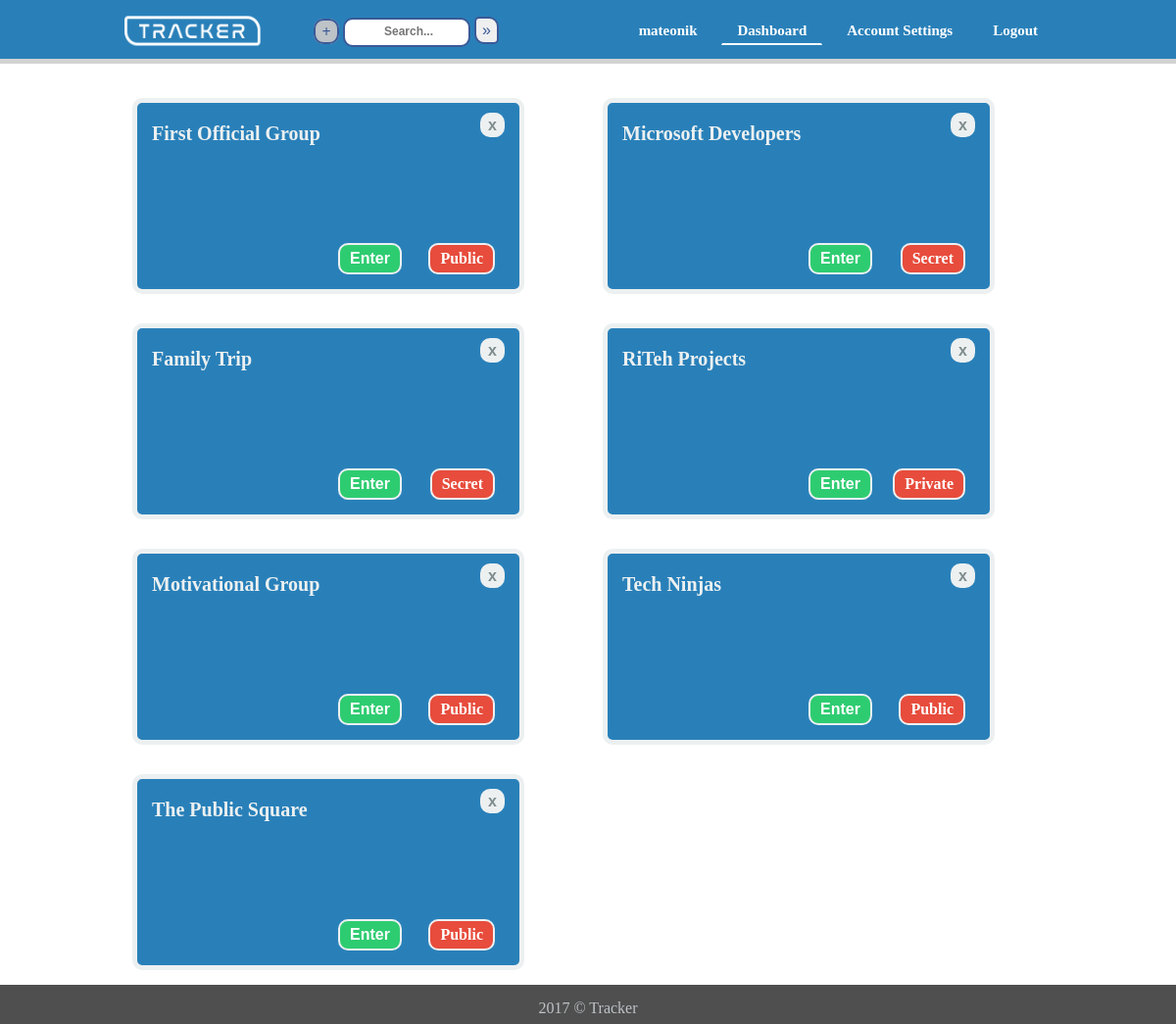
/pages/homepage.php (signed in), run on the app's committed database.
### tables this page shows
CREATE TABLE `_group` (
  `id_group` int(11) NOT NULL,
  `group_name` varchar(255) NOT NULL,
  `password` varchar(255) DEFAULT NULL,
  `description` varchar(255) DEFAULT NULL,
  `created_date` date NOT NULL,
  `group_type` int(11) NOT NULL DEFAULT '3'
);

### pages/homepage.php (the view, shortened to what this page needs)
<?php include ("../includes/header_inc.php"); ?>
<section class="Body">
    <div id="wrapper">
        <div class="separatorBox">
            <?php
            $currUser = $_SESSION['username'];
            $getCurrUserID = " SELECT * FROM user WHERE username = '$currUser' ";
            $getCurrUserIDqueryRun = mysqli_query($connect, $getCurrUserID);
            while($row  = mysqli_fetch_array($getCurrUserIDqueryRun, MYSQLI_BOTH)) {
                $id_user = $row['id_user'];
            }
            $groupIDs = " SELECT * FROM user_group_membership WHERE id_user = '$id_user'  ";
            $groupIDsQueryRun = mysqli_query($connect, $groupIDs);
            while($row  = mysqli_fetch_array($groupIDsQueryRun, MYSQLI_BOTH)) {
                $id_group = $row['id_group'];
                $groupInfo = " SELECT * FROM _group WHERE id_group = '$id_group' ";
                $groupInfoQueryRun = mysqli_query ($connect, $groupInfo);
                while($row  = mysqli_fetch_array($groupInfoQueryRun, MYSQLI_BOTH)) {
                    $groupName = $row['group_name'];
                    $groupType = $row['group_type'];
                    if ($groupType == '1') {
                        $groupType = 'Secret';
                    }
                    if ($groupType == '2') {
                        $groupType = 'Private';
                    }
                    if ($groupType == '3') {
                        $groupType = 'Public';
                    }
                    echo ' <div class="groupCL"><div class="groupCard"> <h2> '.$groupName.' </h2><h4> '.$groupType.' </h4>
                    <div id="enterGroup">
                        <form action="../pages/groupView.php" method="GET">
                            <input type="submit" name="viewGroup'.$id_group.'" value="Enter">
                        </form>
                    </div>
                    <div id="exitGroup">
                        <form action="../pages/exitGroup.php" method="GET">
                            <input type="submit" name="exitGroup'.$id_group.'" value="x">
                        </form>
                    </div>
                     </div></div> ';
                }
            }
             ?>
         </div>
    </div>
</section>
<?php include ("../includes/footer_inc.php"); ?>

### css/headerFooter.css (style rules this page uses)
* { margin: 0; padding: 0; box-sizing: border-box; }
#wrapper { width: 960px; margin: 0 auto; }
section.Body { margin-top: 85px; }

### css/homepage.css (style rules this page uses)
.groupCL { margin: 0 20px 0 0; flex: 1; }
.separatorBox { display: flex; flex-direction: row; align-items: center; justify-content: center; flex-wrap: wrap; }
.groupCard { background: #2980b9; padding: 20px 15px; border: 5px solid #ecf0f1; border-radius: 10px; margin: 15px; width: 400px; height: 200px; color: #ecf0f1; position: relative; }
.groupCard h4 { position: absolute; bottom: 5px; right: 15px; background: #e74c3c; color: #fff; border: 2.5px solid #ecf0f1; border-radius: 10px; padding: 5px 10px; }
.groupCard h2 { text-transform: capitalize; font-size: 20px; }
#enterGroup { position: absolute; bottom: 15px; right: 120px; }
#enterGroup form input[type="submit"] { background: #2ecc71; color: #fff; font-weight: bold; border: 2.5px solid #ecf0f1; border-radius: 10px; padding: 5px 10px; cursor: pointer; transition: 1s; }
#exitGroup { position: absolute; top: 10px; right: 15px; }
#exitGroup form input[type="submit"] { background: #ecf0f1; color: #7f8c8d; font-weight: bold; border: 2.5px solid #ecf0f1; border-radius: 10px; padding: 1.5px 6px; cursor: pointer; transition: 1s; }

### css/search.css (style rules this page uses)
.searchDiv h3, h4, p { display: block; margin: 10px; }

### data on the page
_group: group_name "First Official Group", group_type "Public"
_group: group_name "Microsoft Developers", group_type "Secret"
_group: group_name "Family Trip", group_type "Secret"
_group: group_name "RiTeh Projects", group_type "Private"
_group: group_name "Motivational Group", group_type "Public"
_group: group_name "Tech Ninjas", group_type "Public"
_group: group_name "The Public Square", group_type "Public"

### other printed values
$_SESSION['username'] "mateonik"
